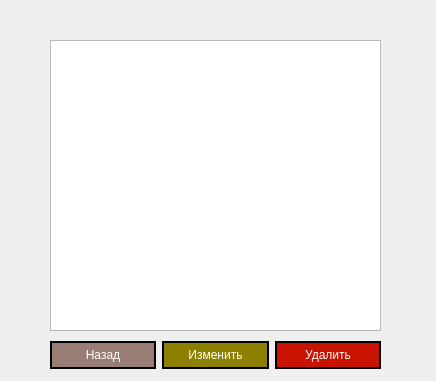
<?xml version="1.0" encoding="UTF-8"?>
<ui version="4.0">
 <class>FullReportWindow</class>
 <widget class="QDialog" name="FullReportWindow">
  <property name="geometry">
   <rect>
    <x>0</x>
    <y>0</y>
    <width>436</width>
    <height>381</height>
   </rect>
  </property>
  <property name="windowTitle">
   <string>Dialog</string>
  </property>
  <widget class="QTableView" name="tableView">
   <property name="geometry">
    <rect>
     <x>50</x>
     <y>40</y>
     <width>331</width>
     <height>291</height>
    </rect>
   </property>
   <property name="editTriggers">
    <set>QAbstractItemView::EditTrigger::AnyKeyPressed|QAbstractItemView::EditTrigger::DoubleClicked</set>
   </property>
   <property name="alternatingRowColors">
    <bool>false</bool>
   </property>
  </widget>
  <widget class="QWidget" name="layoutWidget">
   <property name="geometry">
    <rect>
     <x>50</x>
     <y>330</y>
     <width>331</width>
     <height>51</height>
    </rect>
   </property>
   <layout class="QHBoxLayout" name="horizontalLayout">
    <item>
     <widget class="QPushButton" name="ButtonCancel">
      <property name="styleSheet">
       <string notr="true">QPushButton {
    background-color: rgb(152, 125, 116);
    color: white;
    border-style: solid;
    border-width: 2px;
    border-color: #000000;
    border-radius: 15px;
    padding: 5px;
}

QPushButton:hover {
    background-color: rgb(200, 165, 146);
}

QPushButton:pressed {
    background-color: rgb(106, 86, 78);
}</string>
      </property>
      <property name="text">
       <string>Назад</string>
      </property>
     </widget>
    </item>
    <item>
     <widget class="QPushButton" name="ButtonSet">
      <property name="styleSheet">
       <string notr="true">QPushButton {
    background-color: rgb(141, 127, 0);
    color: white;
    border-style: solid;
    border-width: 2px;
    border-color: #000000;
    border-radius: 15px;
    padding: 5px;
}

QPushButton:hover {
    background-color:rgb(220, 192, 0);
}

QPushButton:pressed {
    background-color: rgb(100, 91, 0);
}</string>
      </property>
      <property name="text">
       <string>Изменить</string>
      </property>
     </widget>
    </item>
    <item>
     <widget class="QPushButton" name="ButtonDelete">
      <property name="styleSheet">
       <string notr="true">QPushButton {
    background-color: rgb(199, 19, 0);
    color: white;
    border-style: solid;
    border-width: 2px;
    border-color: #000000;
    border-radius: 15px;
    padding: 5px;
}

QPushButton:hover {
    background-color: rgb(255, 58, 0);
}

QPushButton:pressed {
    background-color: rgb(129, 6, 0);}</string>
      </property>
      <property name="text">
       <string>Удалить</string>
      </property>
     </widget>
    </item>
   </layout>
  </widget>
 </widget>
 <resources/>
 <connections/>
</ui>
